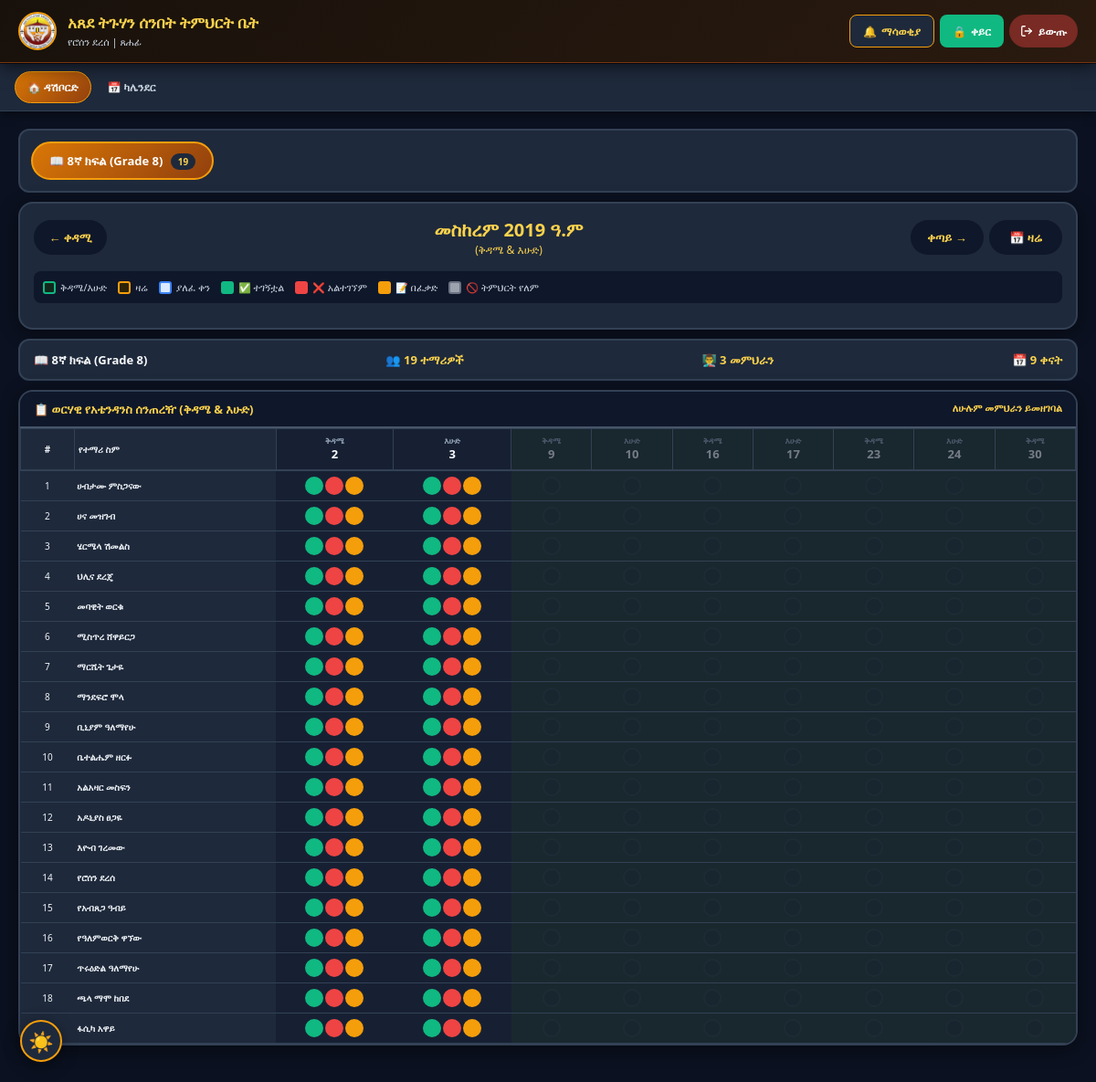
Screenshot of /dashboard_attendance.php (signed in) with the database file from the repository.
### tables this page shows
CREATE TABLE `attendance_assignments` (
  `id` int(11) NOT NULL AUTO_INCREMENT,
  `submitter_id` int(11) NOT NULL,
  `class_id` int(11) NOT NULL,
  `semester_id` int(11) NOT NULL,
  `assigned_at` timestamp NOT NULL DEFAULT current_timestamp(),
  PRIMARY KEY (`id`),
  UNIQUE KEY `unique_assignment` (`submitter_id`,`class_id`,`semester_id`),
  KEY `class_id` (`class_id`),
  KEY `semester_id` (`semester_id`),
  CONSTRAINT `attendance_assignments_ibfk_1` FOREIGN KEY (`submitter_id`) REFERENCES `users` (`id`) ON DELETE CASCADE,
  CONSTRAINT `attendance_assignments_ibfk_2` FOREIGN KEY (`class_id`) REFERENCES `classes` (`id`) ON DELETE CASCADE,
  CONSTRAINT `attendance_assignments_ibfk_3` FOREIGN KEY (`semester_id`) REFERENCES `semesters` (`id`) ON DELETE CASCADE
);

CREATE TABLE `classes` (
  `id` int(11) NOT NULL AUTO_INCREMENT,
  `grade_id` int(11) DEFAULT NULL,
  `name` varchar(50) NOT NULL,
  `description` text DEFAULT NULL,
  `created_at` timestamp NOT NULL DEFAULT current_timestamp(),
  PRIMARY KEY (`id`),
  KEY `grade_id` (`grade_id`),
  CONSTRAINT `classes_grade_fk` FOREIGN KEY (`grade_id`) REFERENCES `grades` (`id`)
);

CREATE TABLE `students` (
  `id` int(11) NOT NULL AUTO_INCREMENT,
  `name` varchar(100) NOT NULL,
  `class_id` int(11) NOT NULL,
  `parent_phone` varchar(20) DEFAULT NULL,
  `enrollment_date` date DEFAULT curdate(),
  `created_at` timestamp NOT NULL DEFAULT current_timestamp(),
  `current_grade` int(11) DEFAULT NULL,
  `academic_year` int(11) DEFAULT NULL,
  `promotion_status` enum('promoted','repeated','new') DEFAULT 'new',
  `needs_pin_reset` tinyint(1) DEFAULT 0,
  `student_portal_enabled` tinyint(1) DEFAULT 1,
  `local_uuid` varchar(36) DEFAULT NULL,
  `updated_at` timestamp NOT NULL DEFAULT current_timestamp() ON UPDATE current_timestamp(),
  `is_deleted` tinyint(1) NOT NULL DEFAULT 0,
  PRIMARY KEY (`id`),
  UNIQUE KEY `local_uuid_unique` (`local_uuid`),
  KEY `class_id` (`class_id`),
  CONSTRAINT `students_ibfk_1` FOREIGN KEY (`class_id`) REFERENCES `classes` (`id`) ON DELETE CASCADE
);

### db.php (called while the page is built, shortened)
<?php
function dbQuery($conn, $sql, $types = "", $params = []) {
    if (empty($params)) {
        return mysqli_query($conn, $sql);
    }
    $stmt = mysqli_prepare($conn, $sql);
    if (!empty($types) && !empty($params)) {
        mysqli_stmt_bind_param($stmt, $types, ...$params);
    }
    mysqli_stmt_execute($stmt);
    $result = mysqli_stmt_get_result($stmt);
    return $result;
}
function dbFetchAll($conn, $sql, $types = "", $params = []) {
    $result = dbQuery($conn, $sql, $types, $params);
    $rows = [];
    while ($row = mysqli_fetch_assoc($result)) {
        $rows[] = $row;
    }
    return $rows;
}
function dbFetchOne($conn, $sql, $types = "", $params = []) {
    $result = dbQuery($conn, $sql, $types, $params);
    if (!$result || mysqli_num_rows($result) === 0) return null;
    return mysqli_fetch_assoc($result);
}
function isAdmin() {
    return (isset($_SESSION['role']) && $_SESSION['role'] === 'admin');
}
function isTeacher() {
    return (isset($_SESSION['role']) && $_SESSION['role'] === 'teacher');
}
function ethiopianToGregorian($ethYear, $ethMonth, $ethDay) {
    $ethYear = intval($ethYear);
    $ethMonth = intval($ethMonth);
    $ethDay = intval($ethDay);
    $gregYear = $ethYear + 7;
    $newYearDay = (($ethYear - 1) % 4 === 3) ? 12 : 11;
    $startDate = new DateTime("$gregYear-09-$newYearDay");
    $daysOffset = ($ethMonth - 1) * 30 + ($ethDay - 1);
    $startDate->modify("+$daysOffset days");
    return $startDate->format('Y-m-d');
}
function gregorianToEthiopian($gregorianDate = null) {
    $date = new DateTime($gregorianDate);
    $gy = (int)$date->format('Y');
    $prevEthLeap = (($gy - 8) % 4 === 3);
    $nyDay = $prevEthLeap ? 12 : 11;
    $nyDate = new DateTime("$gy-09-$nyDay");
    if ($date >= $nyDate) {
        $ey = $gy - 7;
        $diff = $nyDate->diff($date)->days;
    } else {
        $ey = $gy - 8;
        $prevPrevEthLeap = (($gy - 9) % 4 === 3);
        $prevNyDay = $prevPrevEthLeap ? 12 : 11;
        $prevNyDate = new DateTime(($gy - 1) . "-09-$prevNyDay");
        $diff = $prevNyDate->diff($date)->days;
    }
    $em = (int)intdiv($diff, 30) + 1;
    $ed = (int)($diff % 30) + 1;
    $ethiopianMonths = [
        1 => 'መስከረም', 2 => 'ጥቅምት', 3 => 'ኅዳር', 4 => 'ታኅሣሥ',
        5 => 'ጥር', 6 => 'የካቲት', 7 => 'መጋቢት', 8 => 'ሚያዝያ',
        9 => 'ግንቦት', 10 => 'ሰኔ', 11 => 'ሐምሌ', 12 => 'ነሐሴ', 13 => 'ጳጉሜን'
    ];
    return [
        'year' => (int)$ey,
        'month' => (int)$em,
        'day' => (int)$ed,
        'month_name' => $ethiopianMonths[$em] ?? 'ያልታወቀ',
        'day_of_week' => $date->format('l'),
        'formatted' => ($ethiopianMonths[$em] ?? '') . ' ' . $ed . ' ቀን ' . $ey . ' ዓ.ም',
        'full' => ($ethiopianMonths[$em] ?? '') . ' ' . $ed . ' ቀን ' . $ey . ' ዓ.ም'
    ];
}
function getCurrentEthiopianDate() {
    return gregorianToEthiopian(date('Y-m-d'));
}
function getCurrentSemester($conn) {
    return dbFetchOne($conn, "SELECT * FROM semesters WHERE status = 'active' LIMIT 1");
}
?>

### dashboard_attendance.php (the view, shortened to what this page needs)
<?php
require_once 'db.php';
$current_semester = getCurrentSemester($conn);
$semester_id = $current_semester ? intval($current_semester['id']) : 0;
$submitter_id = intval($_SESSION['user_id'] ?? 0);
$assigned_classes = [];
if ($submitter_id && $semester_id) {
    if (isAdmin()) {
        $classes_query = "SELECT c.id as class_id, c.name as class_name,
                          COUNT(DISTINCT s.id) as student_count
                          FROM classes c
                          LEFT JOIN students s ON c.id = s.class_id AND (s.is_deleted = 0 OR s.is_deleted IS NULL)
                          GROUP BY c.id ORDER BY c.name";
        $assigned_classes = dbFetchAll($conn, $classes_query);
    } else {
        $classes_query = "SELECT aa.*, c.name as class_name, c.id as class_id,
                          COUNT(DISTINCT s.id) as student_count
                          FROM attendance_assignments aa
                          JOIN classes c ON aa.class_id = c.id
                          LEFT JOIN students s ON c.id = s.class_id AND (s.is_deleted = 0 OR s.is_deleted IS NULL)
                          WHERE aa.submitter_id = ? AND aa.semester_id = ?
                          GROUP BY c.id ORDER BY c.name";
        $assigned_classes = dbFetchAll($conn, $classes_query, "ii", [$submitter_id, $semester_id]);
    }
}
$error_message = '';
$ethiopian_months = [
    1 => 'መስከረም', 2 => 'ጥቅምት', 3 => 'ኅዳር', 4 => 'ታኅሣሥ',
    5 => 'ጥር', 6 => 'የካቲት', 7 => 'መጋቢት', 8 => 'ሚያዝያ',
    9 => 'ግንቦት', 10 => 'ሰኔ', 11 => 'ሐምሌ', 12 => 'ነሐሴ', 13 => 'ጳጉሜን'
];
$amharic_days = [
    'Monday' => 'ሰኞ', 'Tuesday' => 'ማክሰኞ', 'Wednesday' => 'ረቡዕ',
    'Thursday' => 'ሐሙስ', 'Friday' => 'አርብ', 'Saturday' => 'ቅዳሜ', 'Sunday' => 'እሁድ'
];
$today_eth = getCurrentEthiopianDate();
$selected_eth_month = isset($_GET['m']) ? intval($_GET['m']) : intval($today_eth['month']);
$selected_eth_year = isset($_GET['y']) ? intval($_GET['y']) : intval($today_eth['year']);
$days_in_eth_month = getEthiopianDaysInMonth($selected_eth_year, $selected_eth_month);
$eth_month_days = [];
for ($d = 1; $d <= $days_in_eth_month; $d++) {
    $date_str = ethiopianToGregorian($selected_eth_year, $selected_eth_month, $d);
    $day_of_week = date('l', strtotime($date_str));
    if ($day_of_week !== 'Saturday' && $day_of_week !== 'Sunday') {
        continue;
    }
    $is_future = ($date_str > date('Y-m-d'));
    $is_today = ($date_str === date('Y-m-d'));
    $clickable = (!$is_future);
    $eth_month_days[] = [
        'eth_day' => $d,
        'greg_date' => $date_str,
        'day_name' => $day_of_week,
        'day_am' => $amharic_days[$day_of_week] ?? substr($day_of_week, 0, 3),
        'is_weekend' => true,
        'is_future' => $is_future,
        'is_today' => $is_today,
        'clickable' => $clickable
    ];
}
$selected_class_id = isset($_GET['c']) ? intval($_GET['c']) : (!empty($assigned_classes) ? intval($assigned_classes[0]['class_id']) : 0);
$selected_class = null;
$students = [];
$teachers = [];
if ($selected_class_id > 0) {
    foreach ($assigned_classes as $class) {
        if (intval($class['class_id']) === $selected_class_id) {
            $selected_class = $class;
            break;
        }
    }
    if ($selected_class) {
        $students = dbFetchAll(
            $conn,
            "SELECT * FROM students WHERE class_id = ? AND (is_deleted = 0 OR is_deleted IS NULL) ORDER BY name",
            "i",
            [$selected_class_id]
        );
        $teachers = dbFetchAll(
            $conn,
            "SELECT u.id, u.name FROM teacher_class tc
             JOIN users u ON tc.teacher_id = u.id
             WHERE tc.class_id = ? AND tc.semester_id = ?",
            "ii",
            [$selected_class_id, $semester_id]
        );
    }
}
$attendance_data = [];
$prev_m = $selected_eth_month - 1;
$prev_y = $selected_eth_year;
if($prev_m < 1) { $prev_m = 13; $prev_y--; }
$next_m = $selected_eth_month + 1;
$next_y = $selected_eth_year;
$today_month = $today_eth['month'];
$today_year = $today_eth['year'];
function buildUrl($m, $y, $c) {
    return "?m={$m}&y={$y}&c={$c}";
}
?>
<!DOCTYPE html>
<html lang="am">
<head>
    <?php include 'pwa_head.php'; ?>
</head>
<body>
    <?php include 'mobile_nav.php'; ?>
    <div class="main-container">
        <?php if($error_message): ?>
            <div class="alert alert-error">⚠️ <?php echo $error_message; ?></div>
        <?php else: ?>
            <?php if(!empty($assigned_classes)): ?>
            <div class="class-bar">
                <?php foreach($assigned_classes as $class): ?>
                <a href="<?php echo buildUrl($selected_eth_month, $selected_eth_year, $class['class_id']); ?>"
                   class="class-chip <?php echo $selected_class_id == $class['class_id'] ? 'active' : ''; ?>">
                    📖 <?php echo htmlspecialchars($class['class_name']); ?>
                    <span class="count"><?php echo $class['student_count']; ?></span>
                </a>
                <?php endforeach; ?>
            </div>
            <?php endif; ?>
            <div class="month-card">
                <div class="month-nav">
                    <a href="<?php echo buildUrl($prev_m, $prev_y, $selected_class_id); ?>">← ቀዳሚ</a>
                    <div class="month-title">
                        <?php echo $ethiopian_months[$selected_eth_month] . ' ' . $selected_eth_year; ?> ዓ.ም
                        <span class="greg">(ቅዳሜ & እሁድ)</span>
                    </div>
                    <div style="display:inline-flex; gap:6px; align-items:center;">
                        <a href="<?php echo buildUrl($next_m, $next_y, $selected_class_id); ?>">ቀጣይ →</a>
                        <a href="<?php echo buildUrl($today_month, $today_year, $selected_class_id); ?>" class="btn-today">📅 ዛሬ</a>
                    </div>
                </div>
                <div class="legend">
                    <div class="legend-item"><span class="legend-dot ld-weekend"></span> ቅዳሜ/እሁድ</div>
                    <div class="legend-item"><span class="legend-dot ld-today"></span> ዛሬ</div>
                    <div class="legend-item"><span class="legend-dot ld-past"></span> ያለፈ ቀን</div>
                    <div class="legend-item"><span class="legend-dot ld-present"></span> ✅ ተገኝቷል</div>
                    <div class="legend-item"><span class="legend-dot ld-absent"></span> ❌ አልተገኘም</div>
                    <div class="legend-item"><span class="legend-dot ld-permission"></span> 📝 በፈቃድ</div>
                    <div class="legend-item"><span class="legend-dot ld-closed"></span> 🚫 ትምህርት የለም</div>
                </div>
            </div>
            <?php if($selected_class && !empty($students)): ?>
            <div class="info-bar">
                <span>📖 <strong><?php echo htmlspecialchars($selected_class['class_name']); ?></strong></span>
                <span>👥 <?php echo count($students); ?> ተማሪዎች</span>
                <span>👨‍🏫 <?php echo count($teachers); ?> መምህራን</span>
                <span>📅 <?php echo count($eth_month_days); ?> ቀናት</span>
            </div>
            <div class="table-wrapper">
                <div class="table-header-bar">
                    <span>📋 ወርሃዊ የአቴንዳንስ ሰንጠረዥ (ቅዳሜ & እሁድ)</span>
                    <span style="font-size:11px;">ለሁሉም መምህራን ይመዘገባል</span>
                </div>
                <div class="table-scroll">
                    <table>
                        <thead>
                            <tr>
                                <th>#</th>
                                <th>የተማሪ ስም</th>
                                <?php foreach($eth_month_days as $day):
                                    $colClass = 'weekend';
                                    if($day['is_future']) $colClass .= ' future';
                                    if(!$day['is_future'] && !$day['is_today']) $colClass .= ' past';
                                ?>
                                <th class="day-col <?php echo $colClass; ?>">
                                    <div class="day-name sat"><?php echo $day['day_am']; ?></div>
                                    <div class="day-num"><?php echo $day['eth_day']; ?></div>
                                </th>
                                <?php endforeach; ?>
                            </tr>
                        </thead>
                        <tbody>
                            <?php foreach($students as $index => $student): $sid = $student['id']; ?>
                            <tr data-student-id="<?php echo $sid; ?>">
                                <td><?php echo $index + 1; ?></td>
                                <td class="student-name"><?php echo htmlspecialchars($student['name']); ?></td>
                                <?php foreach($eth_month_days as $day):
                                    $stat = $attendance_data[$sid][$day['greg_date']] ?? null;
                                    $colClass = 'weekend';
                                    if($day['is_future']) $colClass .= ' future';
                                    if(!$day['is_future'] && !$day['is_today']) $colClass .= ' past';
                                ?>
                                <td class="day-col <?php echo $colClass; ?>" data-date="<?php echo $day['greg_date']; ?>">
                                    <?php if($day['is_closed']): ?>
                                    <div class="closed-cell">🚫<br>ዝግ</div>
                                    <?php elseif($day['clickable']): ?>
                                    <div class="att-cell">
                                        <span class="att-dot present <?php echo $stat == 'present' ? 'active' : ''; ?>"
                                              onclick="saveAtt(<?php echo $sid; ?>,'<?php echo $day['greg_date']; ?>','present',this)" title="ተገኝቷል"></span>
                                        <span class="att-dot absent <?php echo $stat == 'absent' ? 'active' : ''; ?>"
                                              onclick="saveAtt(<?php echo $sid; ?>,'<?php echo $day['greg_date']; ?>','absent',this)" title="አልተገኘም"></span>
                                        <span class="att-dot permission <?php echo $stat == 'permission' ? 'active' : ''; ?>"
                                              onclick="saveAtt(<?php echo $sid; ?>,'<?php echo $day['greg_date']; ?>','permission',this)" title="በፈቃድ"></span>
                                    </div>
                                    <?php else: ?>
                                    <div class="att-cell"><span class="att-dot empty no-click"></span></div>
                                    <?php endif; ?>
                                </td>
                                <?php endforeach; ?>
                            </tr>
                            <?php endforeach; ?>
                        </tbody>
                    </table>
                </div>
            </div>
            <?php elseif($selected_class): ?>
            <div class="empty-state"><span class="icon">👥</span><h3>ምንም ተማሪዎች የሉም</h3></div>
            <?php endif; ?>
        <?php endif; ?>
    </div>
</body>
</html>

### rows the page displays
attendance_assignments: class.name "8ኛ ክፍል (Grade 8)", student_count "19", day_am "እሁድ", submitter "10"
students: name "ሀብታሙ ምስጋናው"
students: name "ሀና መዝገብ"
students: name "ሄርሜላ ሽመልስ"
students: name "ህሊና ደረጄ"
students: name "መባዊት ወርቁ"
students: name "ሚስጥረ ሸዋይርጋ"
students: name "ማርሼት ጌታዬ"
students: name "ማንደፍሮ ሞላ"
students: name "ቢኒያም ዓለማየሁ"
students: name "ቤተልሔም ዘርፉ"
students: name "አልአዛር መስፍን"
students: name "አዶኒያስ ፀጋዬ"
students: name "እዮብ ገረመው"
students: name "የሮሰን ደረሰ"
students: name "የአብጸጋ ዓብይ"
students: name "የዓለምወርቅ ዋኘው"
students: name "ጥሩዕድል ዓለማየሁ"
students: name "ጫላ ማሞ ከበደ"
students: name "ፋሲካ አዋይ"

### other values shown
$nav_name "የሮሰን ደረሰ"
$item['icon'] "🏠"
$item['label'] "ዳሽቦርድ"
$item['icon'] "📅"
$item['label'] "ካሌንደር"
$ethiopian_months[$selected_eth_month] "መስከረም"
$selected_eth_year "2019"
count($students) "19"
count($teachers) "3"
count($eth_month_days) "9"
$day['day_am'] "ቅዳሜ"
$day['eth_day'] "2"
$day['day_am'] "እሁድ"
$day['eth_day'] "3"
$day['eth_day'] "9"
